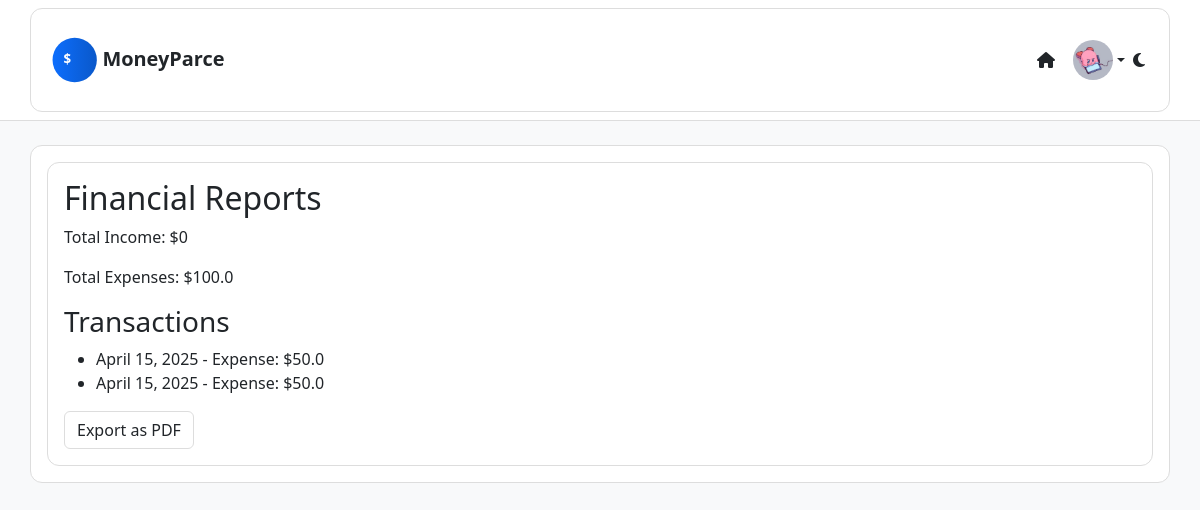
/reports/ (signed in), run on the app's committed database.
### core/models.py (models this page shows, shortened)
class UserProfile(models.Model):
    id = models.AutoField(primary_key=True)
    user = models.OneToOneField(User, on_delete=models.CASCADE)
    theme = models.CharField(max_length=10, default='light')
    budget = models.FloatField(default = 0)
    spending = models.FloatField(default = 0)
    color = models.CharField(max_length=7, default='#0d6efd')
    profile_picture = models.ImageField(upload_to='profile_pictures/', blank=True, null=True)

class Transaction(models.Model):
    TRANSACTION_TYPES = [
        ('income', 'Income'),
        ('expense', 'Expense')
    ]
    id = models.AutoField(primary_key=True)
    user = models.ForeignKey(User, on_delete=models.CASCADE)
    amount = models.FloatField(default=0)
    transaction_type = models.CharField(max_length=10, choices=TRANSACTION_TYPES, default='expense')
    category = models.ForeignKey(Category, null=True, blank=True, on_delete=models.SET_NULL)
    date = models.DateField(auto_now_add=True)

### core/views.py (the view)
# urls.py: path('reports/', views.reports, name='reports'),
@login_required
def reports(request):
    transactions = Transaction.objects.filter(user=request.user)
    total_income = sum(t.amount for t in transactions if t.transaction_type == 'income')
    total_expenses = sum(t.amount for t in transactions if t.transaction_type == 'expense')
    context = {
        'total_income': total_income,
        'total_expenses': total_expenses,
        'transactions': transactions,
    }
    return render(request, 'core/reports.html', context)

### core/darkMode.py (called while the page is built)
def theme_context(request):
    theme = 'light'
    if request.user.is_authenticated:
        try:
            user_profile = UserProfile.objects.get(user=request.user)
            theme = user_profile.theme
        except UserProfile.DoesNotExist:
            pass
    else:
        theme = request.session.get('theme', 'light')  # Default to 'light'
    return {'theme': theme}

### core/templates/core/reports.html
{% extends 'core/base.html' %}
{% block content %}
<div class="box">
    <h2>Financial Reports</h2>
    <p>Total Income: ${{ total_income }}</p>
    <p>Total Expenses: ${{ total_expenses }}</p>
    <h3>Transactions</h3>
    <ul>
    {% for t in transactions %}
        <li>{{ t.date }} - {{ t.transaction_type|title }}: ${{ t.amount }}</li>
    {% endfor %}
    </ul>
    <a href="{% url 'export_pdf' %}" class="btn btn-secondary">Export as PDF</a>
</div>
{% endblock %}

### core/templates/core/base.html (shortened to what this page needs)
<!DOCTYPE html>
<html lang="en" data-theme="{{ theme }}">
<head>
    {% load static %}
    <link href="https://cdn.jsdelivr.net/npm/bootstrap@5.3.0/dist/css/bootstrap.min.css" rel="stylesheet">
    <link rel="stylesheet" href="https://cdnjs.cloudflare.com/ajax/libs/font-awesome/6.4.0/css/all.min.css">
    {% if theme == 'dark' %}
        <link rel="stylesheet" href="{% static 'css/dark.css' %}">
    {% else %}
        <link rel="stylesheet" href="{% static 'css/light.css' %}">
    {% endif %}
</head>
<body>
    <nav class="navbar navbar-expand-lg navbar-light bg-light mb-4">
      <div class="container">
        {% if user.is_authenticated %}
          <a class="navbar-brand" href="{% url 'dashboard' %}">
            <svg class="logo" xmlns="http://www.w3.org/2000/svg" width="300" height="100" viewBox="0 0 325 100">
              <defs>
                <linearGradient id="grad1" x1="0%" y1="0%" x2="100%" y2="0%">
                  <stop offset="0%" stop-color="var(--logo-gradient-start, #0d6efd)"/>
                  <stop offset="100%" stop-color="var(--logo-gradient-end, #0a58ca)"/>
                </linearGradient>
              </defs>
              <circle cx="50" cy="50" r="40" fill="url(#grad1)" />
              <text x="30" y="57" font-family="Segoe UI, sans-serif" font-size="24"
                    fill="var(--logo-dollar-color, #ffffff)" font-weight="bold">
                $
              </text>
              <text x="100" y="60" font-family="Segoe UI, sans-serif" font-size="36"
                    fill="var(--logo-text-color, #212529)" font-weight="bold">
                MoneyParce
              </text>
            </svg>
          </a>
        {% endif %}
        <div class="collapse navbar-collapse" id="navbarNav">
          <ul class="navbar-nav ms-auto">
            {% if user.is_authenticated %}
              <li class="nav-item">
                <a class="nav-link" href="{% url 'dashboard' %}" title="Dashboard">
                  <i class="fas fa-home"></i>
                </a>
              </li>
              <li class="nav-item dropdown">
                <a class="nav-link dropdown-toggle d-flex align-items-center" href="#" id="userDropdown" role="button"
                   data-bs-toggle="dropdown" aria-expanded="false" style="padding: 0;">
                  {% if user.userprofile.profile_picture %}
                    <img src="{{ user.userprofile.profile_picture.url }}" alt="Avatar"
                         style="width: 40px; height: 40px; border-radius: 50%; object-fit: cover; margin-left: 10px;">
                  {% endif %}
                </a>
              </li>
              <li class="nav-item">
                <a href="{% url 'dark mode' %}" class="nav-link" title="Toggle Dark Mode">
                  {% if theme == 'dark' %}
                    <i class="fas fa-sun"></i>
                  {% else %}
                    <i class="fas fa-moon"></i>
                  {% endif %}
                </a>
              </li>
            {% endif %}
          </ul>
        </div>
      </div>
    </nav>
    <div class="container">
      {% block content %}{% endblock %}
    </div>
</body>
</html>

### core/static/css/light.css (style rules this page uses)
:root { --bg-color: #f8f9fa; --surface-color: #ffffff; --text-color: #212529; --accent-color: #0d6efd; --link-color: #0d6efd; --border-color: #ddd; --hover-color: #e2e6ea; --logo-dollar-color: #ffffff; --logo-text-color: #212529; --logo-gradient-start: #0d6efd; --logo-gradient-end: #0a58ca; }
html, body, nav, .navbar, .container, .card, .alert, .dropdown-menu, button, input, textarea, select, a { transition: background-color 0.5s ease, color 0.5s ease, border-color 0.5s ease; }
html, body { background-color: var(--bg-color) !important; color: var(--text-color) !important; font-family: 'Segoe UI', Tahoma, Geneva, Verdana, sans-serif; }
h1, h2, h3, h4, h5, h6, p, span, label, div, li, dt, dd, small, strong, em { color: var(--text-color) !important; }
a { color: var(--link-color) !important; }
nav, .navbar, .nav, .navbar-default, .navbar-light, .navbar-dark { background-color: var(--surface-color) !important; color: var(--text-color) !important; border-bottom: 1px solid var(--border-color) !important; }
.navbar a, .nav a { color: var(--text-color) !important; }
button, input[type="submit"], .btn { background-color: var(--surface-color) !important; color: var(--text-color) !important; border: 1px solid var(--border-color) !important; }
.card, .panel, .container, .box, .content-box { background-color: var(--surface-color) !important; color: var(--text-color) !important; border: 1px solid var(--border-color) !important; padding: 1rem; border-radius: 0.75rem; }
.hero-section, .bg-light, .bg-light.text-center, .bg-light.p-5.rounded-lg.text-center { background-color: #fff !important; color: var(--text-color) !important; background-image: none !important; }
.navbar-brand .logo { max-height: 60px; height: auto; width: auto; }

### data on the page
Transaction: date "April 15, 2025", transaction_type "Expense", amount "50.0"
Transaction: date "April 15, 2025", transaction_type "Expense", amount "50.0"

### other printed values
{{ total_income }} "0"
{{ total_expenses }} "100.0"
